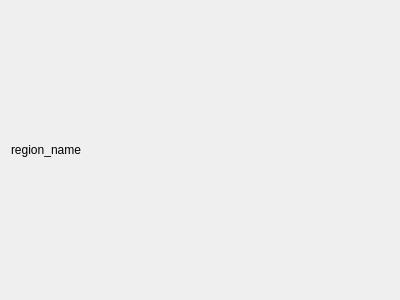
<?xml version="1.0" encoding="UTF-8"?>
<ui version="4.0">
 <class>Form</class>
 <widget class="QWidget" name="Form">
  <property name="geometry">
   <rect>
    <x>0</x>
    <y>0</y>
    <width>400</width>
    <height>300</height>
   </rect>
  </property>
  <property name="windowTitle">
   <string>Form</string>
  </property>
  <layout class="QVBoxLayout" name="verticalLayout_2">
   <item>
    <layout class="QVBoxLayout" name="verticalLayout">
     <item>
      <widget class="QLabel" name="region_name">
       <property name="text">
        <string>region_name</string>
       </property>
      </widget>
     </item>
     <item>
      <layout class="QGridLayout" name="instances_layout">
       <property name="sizeConstraint">
        <enum>QLayout::SetDefaultConstraint</enum>
       </property>
      </layout>
     </item>
    </layout>
   </item>
  </layout>
 </widget>
 <resources/>
 <connections/>
</ui>
